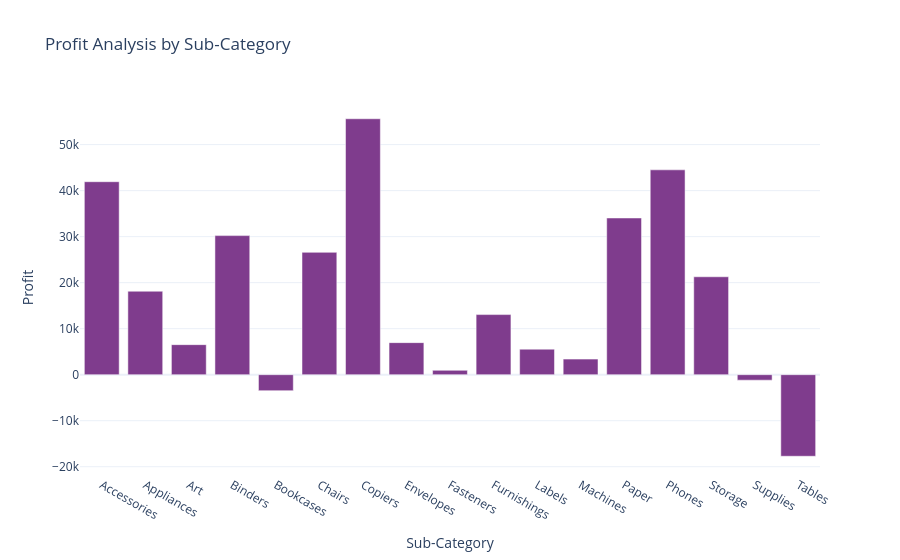

Notebook source saved alongside this figure:
### Markdown cell above
# Profit Analysis by Sub-Category

### Code cell
profit_by_subcategory = df.groupby('Sub-Category')['Profit'].sum().reset_index()
fig = px.bar(profit_by_subcategory, x='Sub-Category', 
             y='Profit', 
             title='Profit Analysis by Sub-Category',
            color_discrete_sequence=px.colors.qualitative.Bold)

fig.show()

### Figure 1 — Plotly figure (JSON) as saved in the notebook; plotly's stock layout.template omitted (floating-point values rounded to 4 significant figures)
{"data": [{"hovertemplate": "Sub-Category=%{x}<br>Profit=%{y}<extra></extra>", "legendgroup": "", "marker": {"color": "rgb(127, 60, 141)", "pattern": {"shape": ""}}, "name": "", "orientation": "v", "showlegend": false, "textposition": "auto", "type": "bar", "x": ["Accessories", "Appliances", "Art", "Binders", "Bookcases", "Chairs", "Copiers", "Envelopes", "Fasteners", "Furnishings", "Labels", "Machines", "Paper", "Phones", "Storage", "Supplies", "Tables"], "xaxis": "x", "y": [41940.0, 18140.0, 6528.0, 30220.0, -3473.0, 26590.0, 55620.0, 6964.0, 949.5, 13060.0, 5546.0, 3385.0, 34050.0, 44520.0, 21280.0, -1189.0, -17730.0], "yaxis": "y"}], "layout": {"autosize": true, "barmode": "relative", "legend": {"tracegroupgap": 0}, "title": {"text": "Profit Analysis by Sub-Category"}, "xaxis": {"anchor": "y", "autorange": true, "domain": [0, 1], "range": [-0.5, 16.5], "title": {"text": "Sub-Category"}, "type": "category"}, "yaxis": {"anchor": "x", "autorange": true, "domain": [0, 1], "range": [-21800.0, 59690.0], "title": {"text": "Profit"}, "type": "linear"}}}
